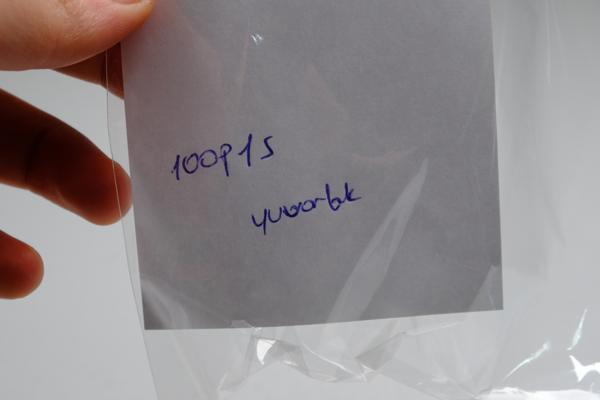
#> input picture assets/note_crops/crop_DSCF0339.JPG, 600 x 400 px; its folder holds only this picture in this run
$ python make_note_batches.py
#> lines starting #> are read from the running program, lines starting #| are printed output that depends on the picture
import os, glob
from PIL import Image, ImageDraw, ImageFont

crops = sorted(glob.glob('assets/note_crops/*.JPG'))
batch_size = 10

for b in range(0, len(crops), batch_size):
    batch = crops[b:b+batch_size]
    w = 1200
    h = 600
    img = Image.new('RGB', (w, h), (255, 255, 255))
#> img: PIL image 1200x600 RGB; every value is 255
    draw = ImageDraw.Draw(img)

    # 2 rows of 5
    for i, cp in enumerate(batch):
        im = Image.open(cp)
#> im is the input picture: PIL image 600x400 RGB; mean R, G, B 145.4, 138.7, 140.5
        im.thumbnail((220, 240))
#> im: PIL image 220x147 RGB
        col = i % 5
        row = i // 5
        x = col * 240 + 10
        y = row * 290 + 35
        img.paste(im, (x, y))
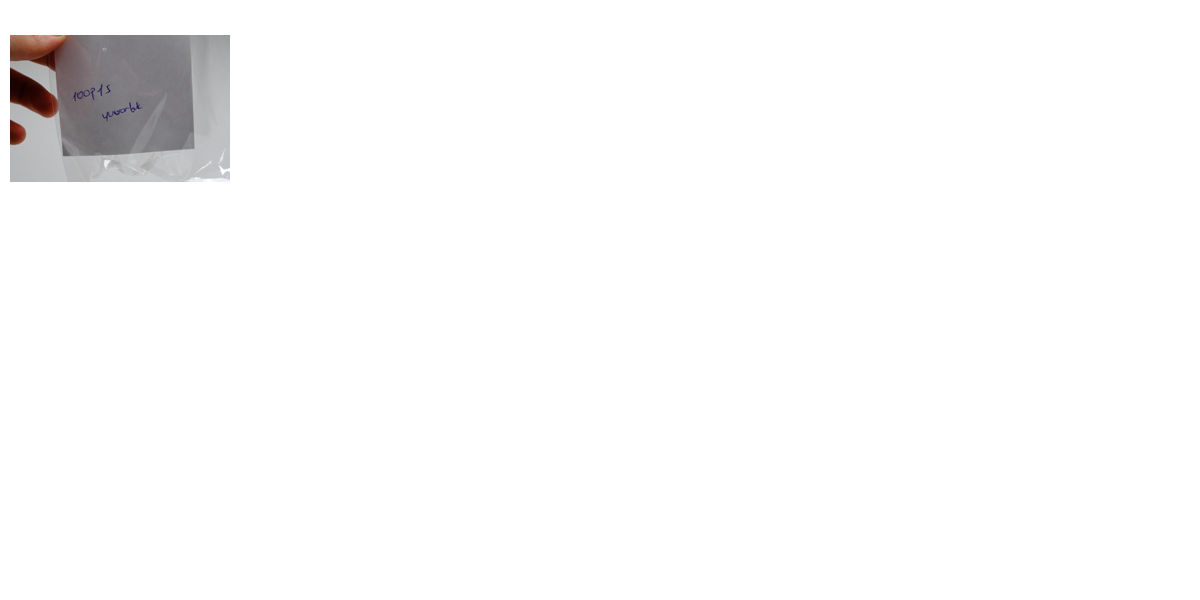
#> img: PIL image 1200x600 RGB; mean R, G, B 250.1, 249.8, 249.9
        draw.text((x, y - 25), os.path.basename(cp), fill=(0, 0, 0))

    batch_num = b // batch_size + 1
    out_name = f'assets/note_batch_{batch_num}.jpg'
    img.save(out_name)
    print(f'Saved {out_name}')

$ run again, on assets/note_crops/crop_DSCF0358.JPG
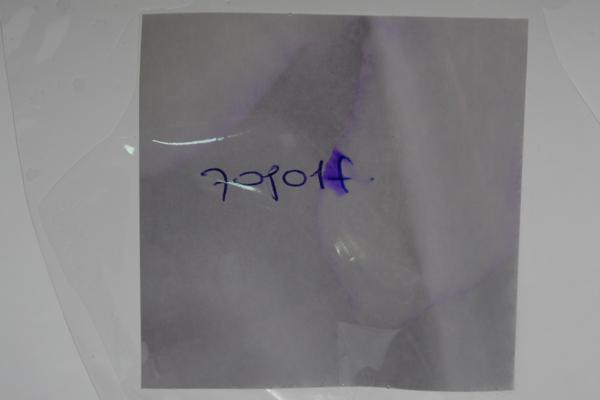
#> input picture assets/note_crops/crop_DSCF0358.JPG, 600 x 400 px
#> im is the input picture: PIL image 600x400 RGB; mean R, G, B 129.1, 128, 130
#> im: PIL image 220x147 RGB
#> `img.paste(im, (x, y))`:
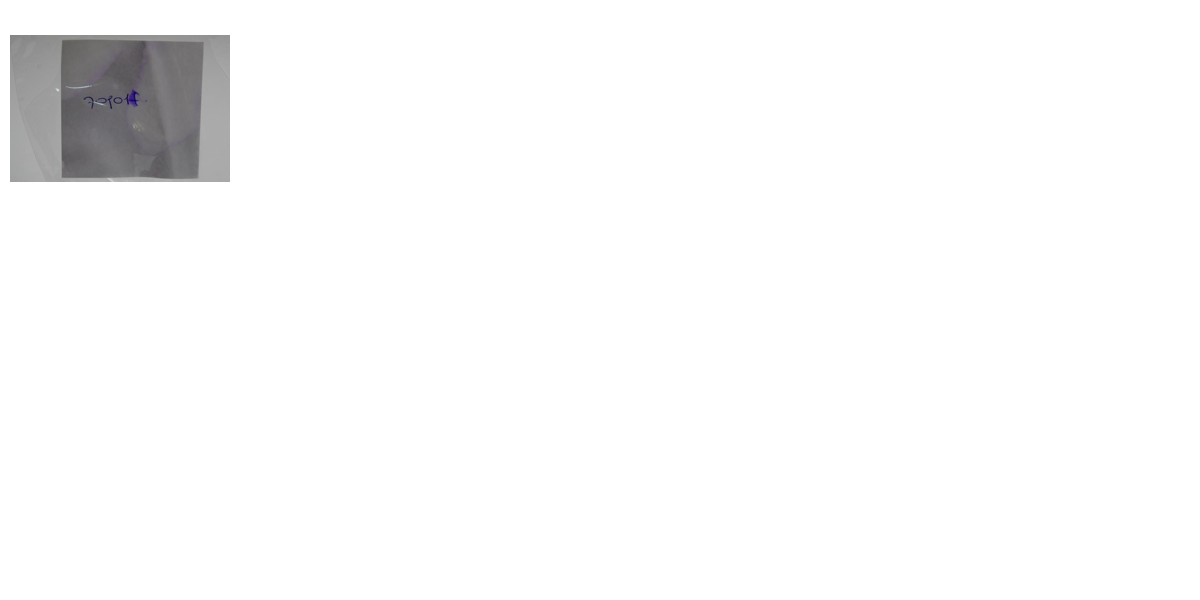
#> img: PIL image 1200x600 RGB; mean R, G, B 249.3, 249.3, 249.4

$ run again, on assets/note_crops/crop_DSCF0361.JPG
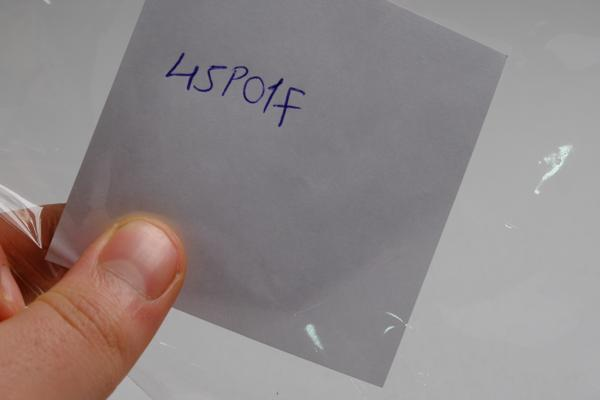
#> input picture assets/note_crops/crop_DSCF0361.JPG, 600 x 400 px
#> im is the input picture: PIL image 600x400 RGB; mean R, G, B 143.3, 135, 134.9
#> im: PIL image 220x147 RGB
#> `img.paste(im, (x, y))`:
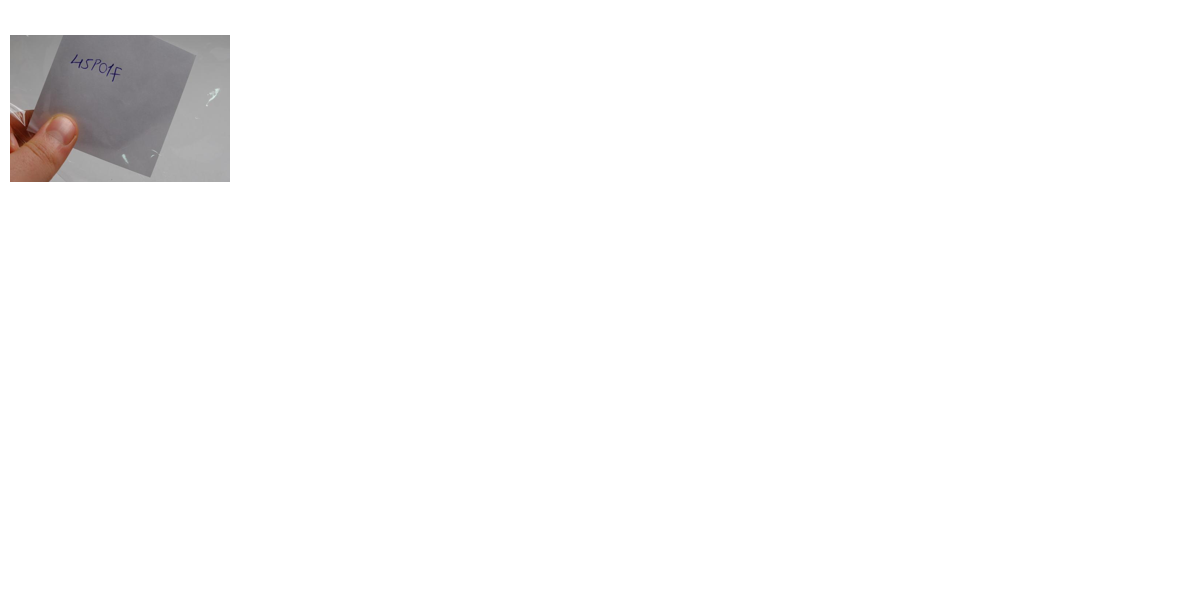
#> img: PIL image 1200x600 RGB; mean R, G, B 250, 249.6, 249.6

$ run again, on assets/note_crops/crop_DSCF0363.JPG
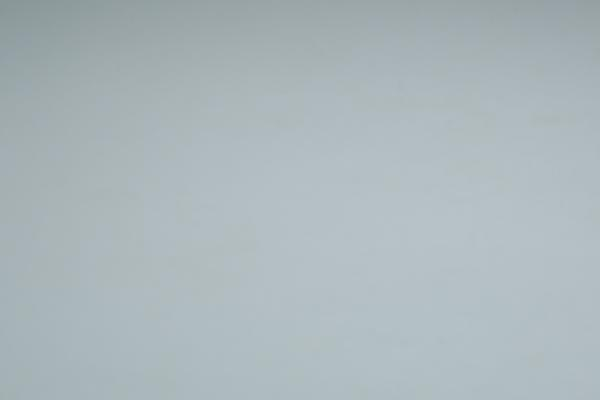
#> input picture assets/note_crops/crop_DSCF0363.JPG, 600 x 400 px
#> im is the input picture: PIL image 600x400 RGB; mean R, G, B 172.1, 183.6, 188.2
#> im: PIL image 220x147 RGB
#> `img.paste(im, (x, y))`:
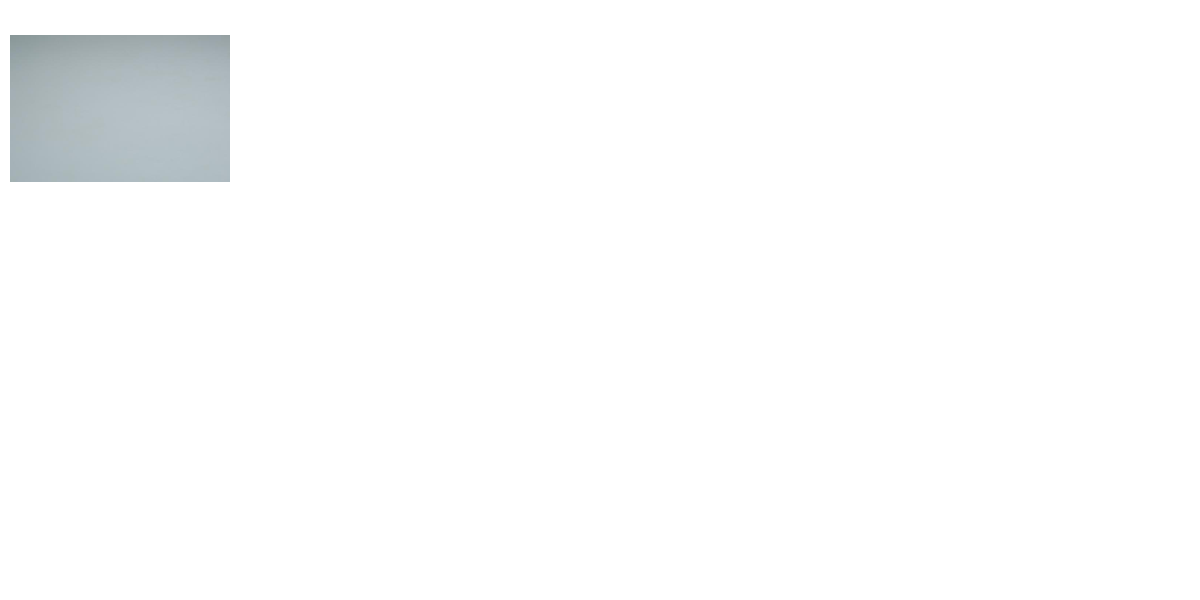
#> img: PIL image 1200x600 RGB; mean R, G, B 251.3, 251.8, 252

$ run again, on assets/note_crops/crop_DSCF0341.JPG
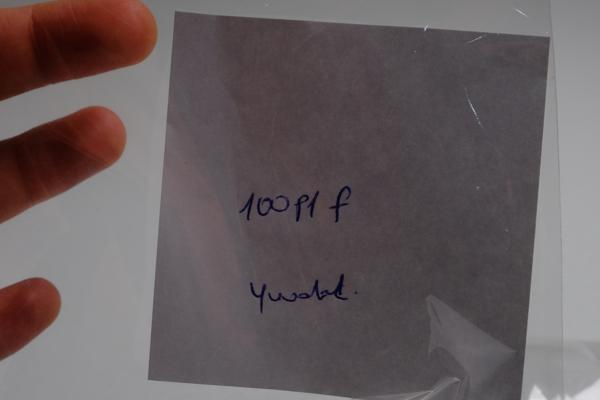
#> input picture assets/note_crops/crop_DSCF0341.JPG, 600 x 400 px
#> im is the input picture: PIL image 600x400 RGB; mean R, G, B 102.7, 92.8, 94.6
#> im: PIL image 220x147 RGB
#> `img.paste(im, (x, y))`:
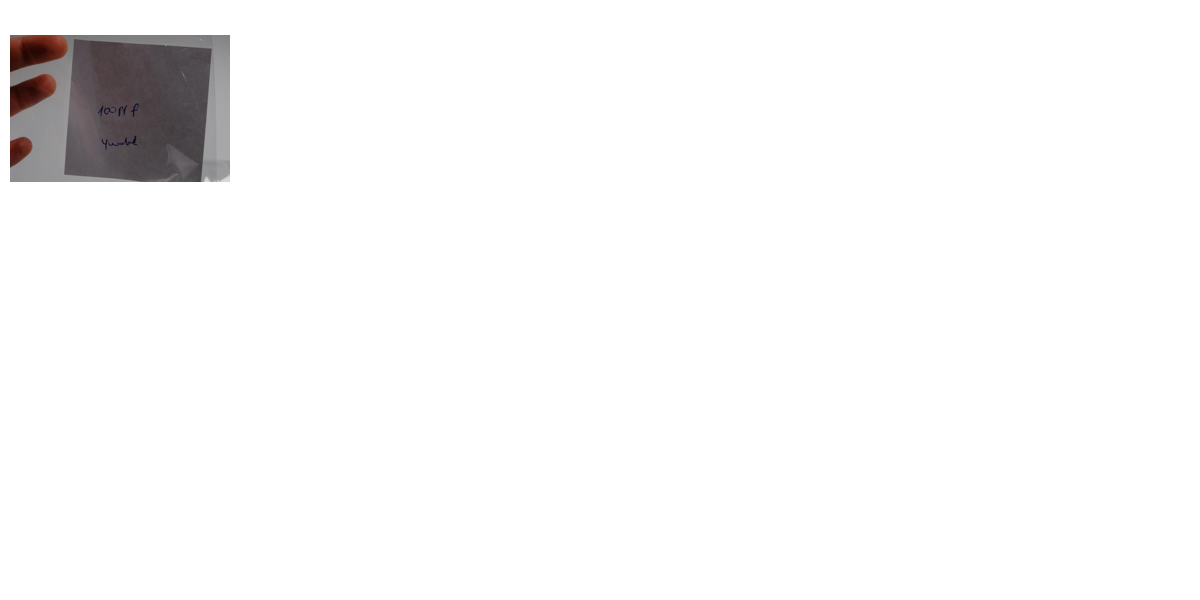
#> img: PIL image 1200x600 RGB; mean R, G, B 248.2, 247.7, 247.8
